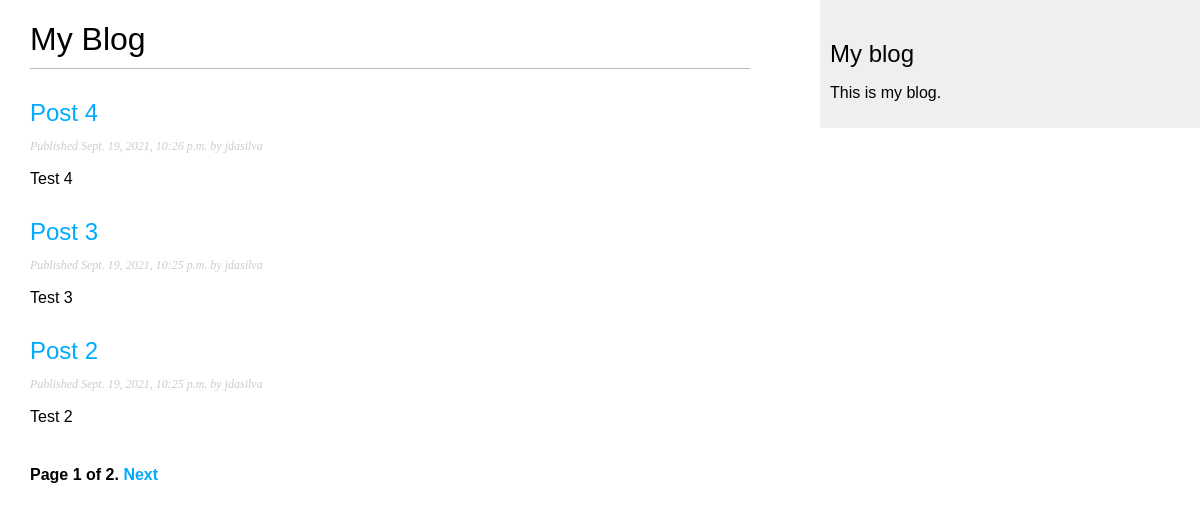
Screenshot of /blog/ with the database file from the repository.
### blog/models.py (models this page shows, shortened)
class Post(models.Model):
    STATUS_CHOICES = (
        ('draft', 'Draft'),
        ('published', 'Published'),
    )
    title = models.CharField(max_length=250)
    slug = models.SlugField(max_length=250,
                            unique_for_date='publish')
    author = models.ForeignKey(User,
                               on_delete=models.CASCADE,
                               related_name='blog_posts')
    body = models.TextField()
    publish = models.DateTimeField(default=timezone.now)
    created = models.DateTimeField(auto_now_add=True)
    updated = models.DateTimeField(auto_now=True)
    status = models.CharField(max_length=10,
                              choices=STATUS_CHOICES,
                              default='draft')
    objects = models.Manager() # The default manager.
    published = PublishedManager() # Our custom manager.
    class Meta:
        ordering = ('-publish',)
    def get_absolute_url(self):
        return reverse('blog:post_detail',
                       args=[self.publish.year,
                             self.publish.month,
                             self.publish.day, self.slug])

### blog/views.py (the view)
# urls.py: path('', views.PostListView.as_view(), name='post_list'),
class PostListView(ListView):
    queryset = Post.published.all()
    context_object_name = 'posts'
    paginate_by = 3
    template_name = 'blog/post/list.html'

### blog/templates/blog/post/list.html (shortened to what this page needs)
{% extends "blog/base.html" %}
{% block content %}
  <h1>My Blog</h1>
  {% for post in posts %}
    <h2>
      <a href="{{ post.get_absolute_url }}">
        {{ post.title }}
      </a>
    </h2>
    <p class="date">
      Published {{ post.publish }} by {{ post.author }}
    </p>
    {{ post.body|truncatewords:30|linebreaks }}
  {% endfor %}
  {% include "pagination.html" with page=page_obj %}
{% endblock %}

### blog/templates/blog/base.html (shortened to what this page needs)
{% load static %}
<!DOCTYPE html>
<html>
<head>
<link href="{% static "css/blog.css" %}" rel="stylesheet">
</head>
<body>
  <div id="content">
    {% block content %}
    {% endblock %}
  </div>
  <div id="sidebar">
    <h2>My blog</h2>
    <p>This is my blog.</p>
  </div>
</body>
</html>

### blog/templates/pagination.html (shortened to what this page needs)
<div class="pagination">
  <span class="step-links">
    <span class="current">
      Page {{ page.number }} of {{ page.paginator.num_pages }}.
    </span>
    {% if page.has_next %}
      <a href="?page={{ page.next_page_number }}">Next</a>
    {% endif %}
  </span>
</div>

### blog/static/css/blog.css (style rules this page uses)
body { margin:0; padding:0; font-family:helvetica, sans-serif; }
a { color:#00abff; text-decoration:none; }
h1 { font-weight:normal; border-bottom:1px solid #bbb; padding:0 0 10px 0; }
h2 { font-weight:normal; margin:30px 0 0; }
#content { float:left; width:60%; padding:0 0 0 30px; }
#sidebar { float:right; width:30%; padding:10px; background:#efefef; height:100%; }
p.date { color:#ccc; font-family: georgia, serif; font-size: 12px; font-style: italic; }
.pagination { margin:40px 0; font-weight:bold; }

### rows the page displays
Post: title "Post 4", publish "Sept. 19, 2021, 10:26 p.m.", author "jdasilva", body "Test 4"
Post: title "Post 3", publish "Sept. 19, 2021, 10:25 p.m.", author "jdasilva", body "Test 3"
Post: title "Post 2", publish "Sept. 19, 2021, 10:25 p.m.", author "jdasilva", body "Test 2"

### other values shown
{{ page.number }} "1"
{{ page.paginator.num_pages }} "2"
